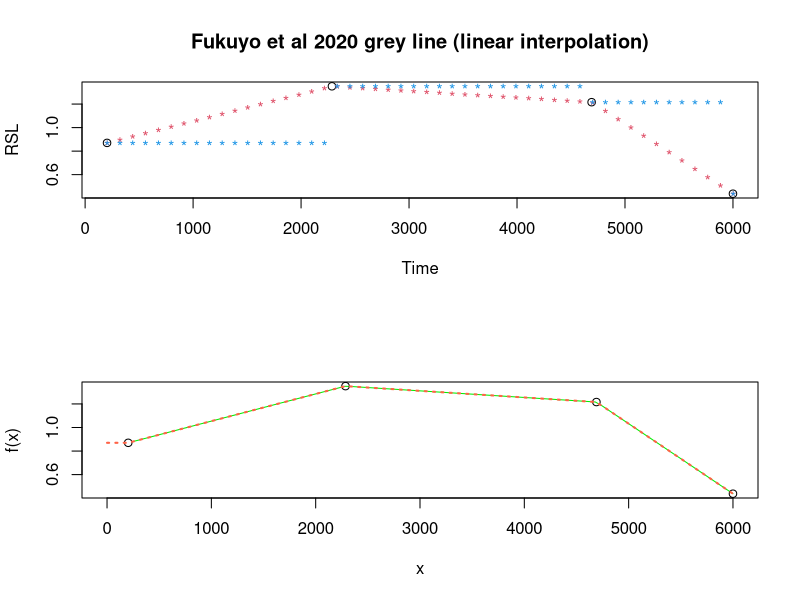
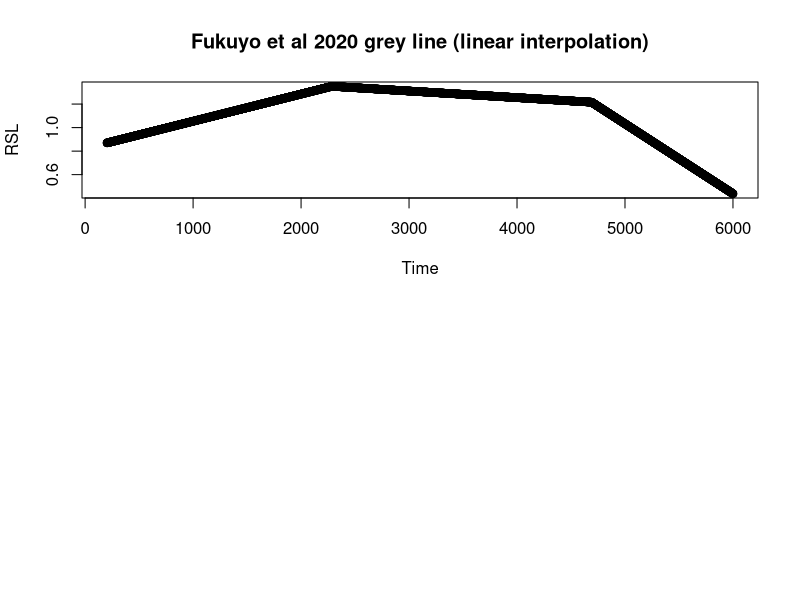

Here is the R script that generated these plots, in order:
#I digitized (using imageJ) the sea level
#curve and interpolated between the points:
  #Add sea-level curve####
  #This curve (grey) is digitized from Fukuyo et al 20202
  #Interpolate between points to get a sea level value for every year
  SL<- read.csv("fukuyo_et_al_2020_sea_level.csv")
  names(SL)[1]<-"RSL"
  RSL <- SL$RSL
  Time <- SL$Time
  x <- SL$Time
  y <- SL$RSL
  
  par(mfrow = c(2,1))
  plot(Time, RSL, main = "Fukuyo et al 2020 grey line (linear interpolation)")
  points(approx(Time, RSL), col = 2, pch = "*")
  points(approx(x, y, method = "constant"), col = 4, pch = "*")
  
  f <- approxfun(x, y)
  curve(f(x), 0, 6000, col = "green2")
  points(x, y)
  is.function(fc <- approxfun(x, y, method = "linear")) # TRUE
  
  plot(approxfun(x, y, rule = 2:1), 0, 6000,
       col = "tomato", add = TRUE, lty = 3, lwd = 2)
  
  approx(x, y, method="linear", xout=seq(min(x),max(x),by=1))
  plot(Time, RSL, main = "Fukuyo et al 2020 grey line (linear interpolation)")
  points(approx(Time, RSL, method="linear", xout=seq(min(x),max(x),by=1)))
  
  write.csv(approx(x, y, method="linear", xout=seq(min(x),max(x),by=1)), "sea_level_interpolated2.csv")